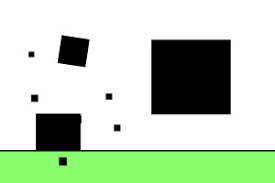
#> input picture Part16/whiteblock.png, 275 x 183 px
$ python blog016b.py
#> lines starting #> are read from the running program, lines starting #| are printed output that depends on the picture
import cv2
import numpy as np

# 图像闭运算
# 其本质是先膨胀，后腐蚀

src = cv2.imread('whiteblock.png',cv2.IMREAD_UNCHANGED)
#> src is the input picture: shape (183, 275, 3); mean B, G, R 184.6, 209.5, 189.4
kernel = np.ones((10,10),np.uint8)
result = cv2.morphologyEx(src,cv2.MORPH_CLOSE,kernel)
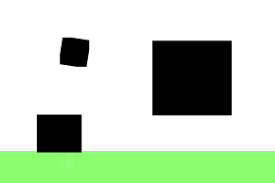
#> result: shape (183, 275, 3); mean B, G, R 187.4, 212.5, 192.2

cv2.imshow('Source',src)
cv2.imshow('Result',result)
cv2.waitKey(0)
cv2.destroyAllWindows()
